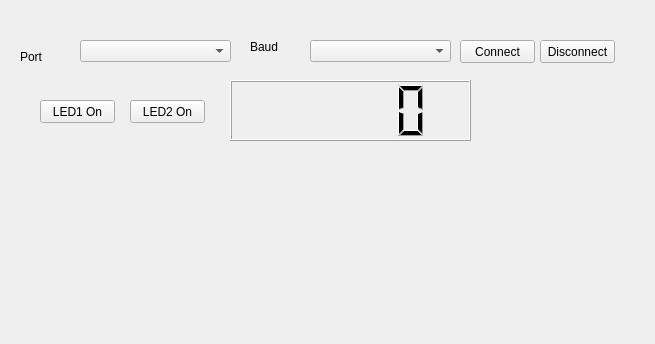
<?xml version="1.0" encoding="UTF-8"?>
<ui version="4.0">
 <class>MainWindow</class>
 <widget class="QMainWindow" name="MainWindow">
  <property name="geometry">
   <rect>
    <x>0</x>
    <y>0</y>
    <width>655</width>
    <height>344</height>
   </rect>
  </property>
  <property name="windowTitle">
   <string>MainWindow</string>
  </property>
  <widget class="QWidget" name="centralwidget">
   <widget class="QComboBox" name="cboPort">
    <property name="geometry">
     <rect>
      <x>80</x>
      <y>40</y>
      <width>151</width>
      <height>22</height>
     </rect>
    </property>
   </widget>
   <widget class="QComboBox" name="cboBaud">
    <property name="geometry">
     <rect>
      <x>310</x>
      <y>40</y>
      <width>141</width>
      <height>22</height>
     </rect>
    </property>
   </widget>
   <widget class="QLabel" name="label">
    <property name="geometry">
     <rect>
      <x>20</x>
      <y>50</y>
      <width>47</width>
      <height>13</height>
     </rect>
    </property>
    <property name="text">
     <string>Port</string>
    </property>
   </widget>
   <widget class="QLabel" name="label_2">
    <property name="geometry">
     <rect>
      <x>250</x>
      <y>40</y>
      <width>47</width>
      <height>13</height>
     </rect>
    </property>
    <property name="text">
     <string>Baud</string>
    </property>
   </widget>
   <widget class="QPushButton" name="pushButton">
    <property name="geometry">
     <rect>
      <x>460</x>
      <y>40</y>
      <width>75</width>
      <height>23</height>
     </rect>
    </property>
    <property name="text">
     <string>Connect</string>
    </property>
   </widget>
   <widget class="QPushButton" name="pushButton_2">
    <property name="geometry">
     <rect>
      <x>540</x>
      <y>40</y>
      <width>75</width>
      <height>23</height>
     </rect>
    </property>
    <property name="text">
     <string>Disconnect</string>
    </property>
   </widget>
   <widget class="QLCDNumber" name="lcdNumber">
    <property name="geometry">
     <rect>
      <x>230</x>
      <y>80</y>
      <width>241</width>
      <height>61</height>
     </rect>
    </property>
   </widget>
   <widget class="QPushButton" name="btnLed1On">
    <property name="geometry">
     <rect>
      <x>40</x>
      <y>100</y>
      <width>75</width>
      <height>23</height>
     </rect>
    </property>
    <property name="text">
     <string>LED1 On</string>
    </property>
   </widget>
   <widget class="QPushButton" name="btnLED2On">
    <property name="geometry">
     <rect>
      <x>130</x>
      <y>100</y>
      <width>75</width>
      <height>23</height>
     </rect>
    </property>
    <property name="text">
     <string>LED2 On</string>
    </property>
   </widget>
   <widget class="QLabel" name="lblSw">
    <property name="geometry">
     <rect>
      <x>70</x>
      <y>170</y>
      <width>128</width>
      <height>128</height>
     </rect>
    </property>
    <property name="text">
     <string/>
    </property>
   </widget>
  </widget>
 </widget>
 <resources/>
 <connections/>
</ui>
